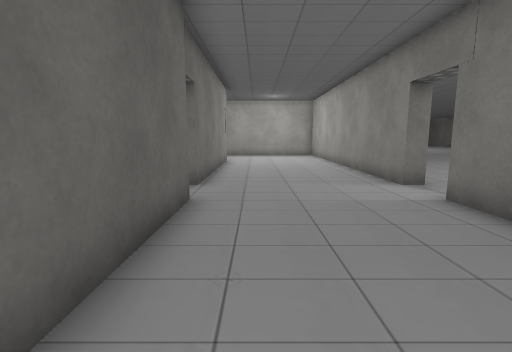
[1] (above)

20 first-person views from a walk through a Unity game level. The camera is 1.3 m above the floor, tilts 8° down and sees 85° across. The floor is counted in squares, 1 m on a side. Each view is taken from the middle of a square. On the plan, view 1 faces up. The plan holds only what a view shows up to about 13 squares ahead; the rest is blank. The place goes on beyond the plan. The player character is not drawn. Some surface patterns are stand-ins.

[2]
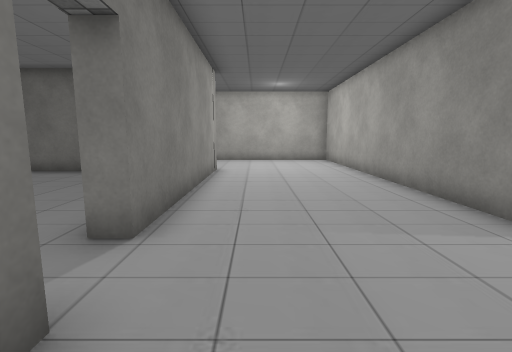

[3]
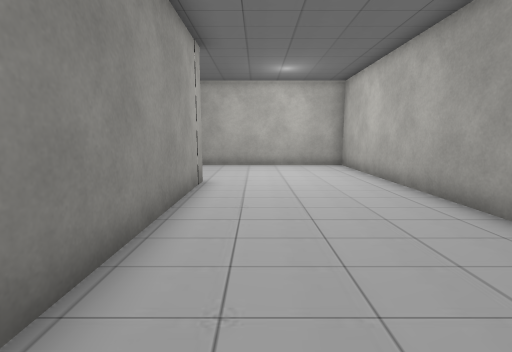

[4]
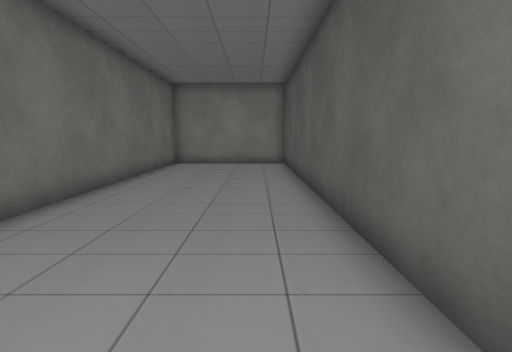

[5]
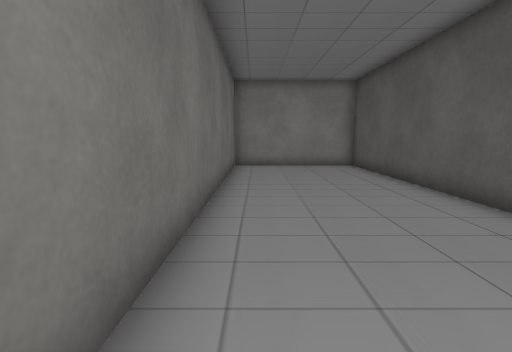

[6]
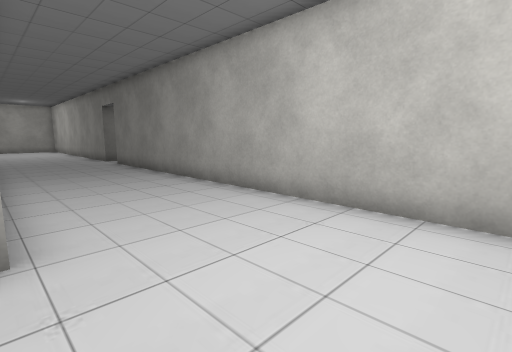

[7]
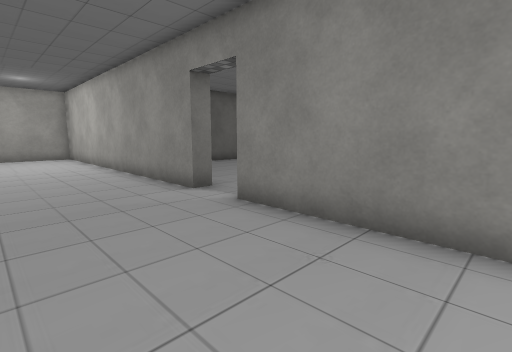

[8]
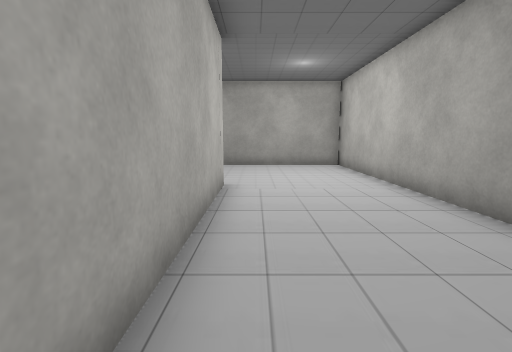

[9]
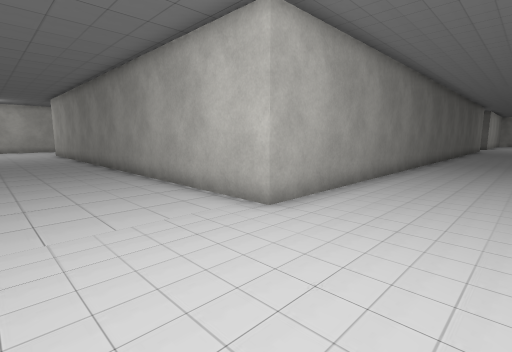

[10]
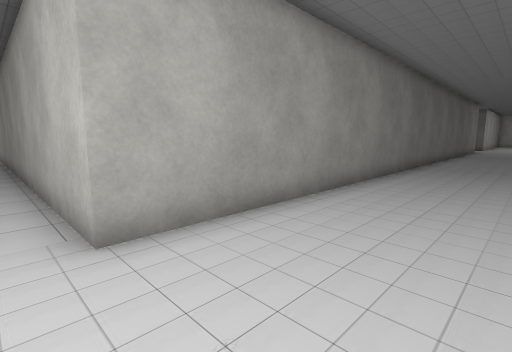

[11]
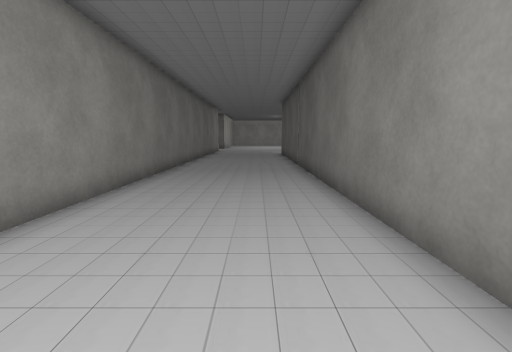

[12]
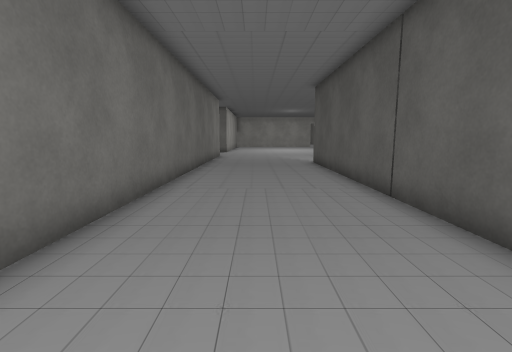

[13]
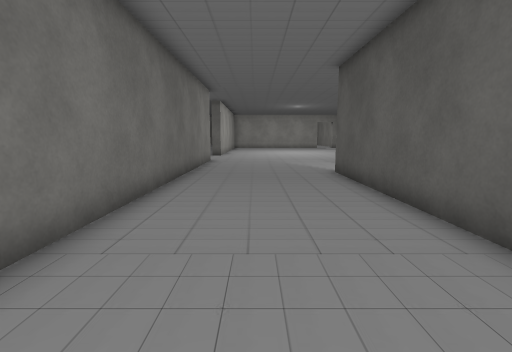

[14]
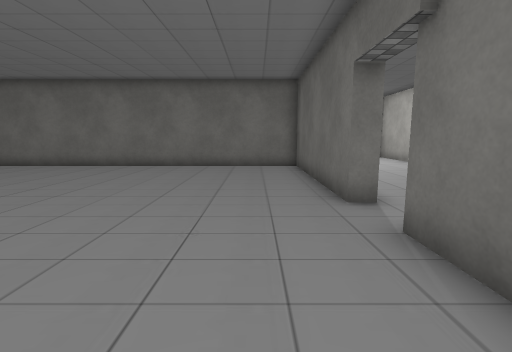

[15]
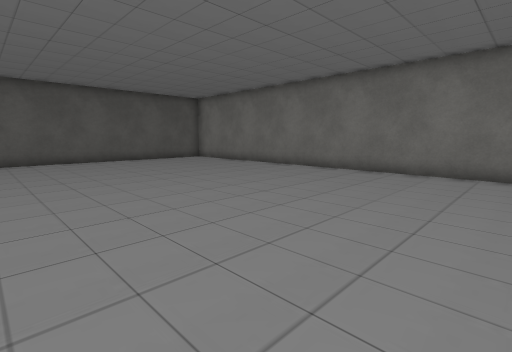

[16]
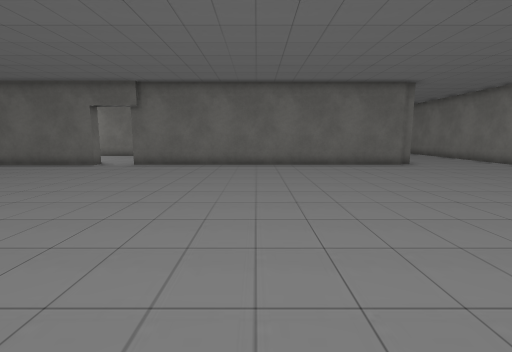

[17]
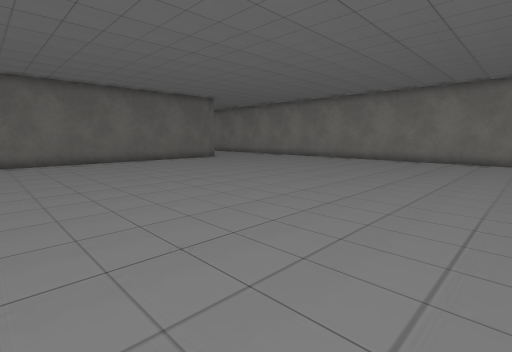

[18]
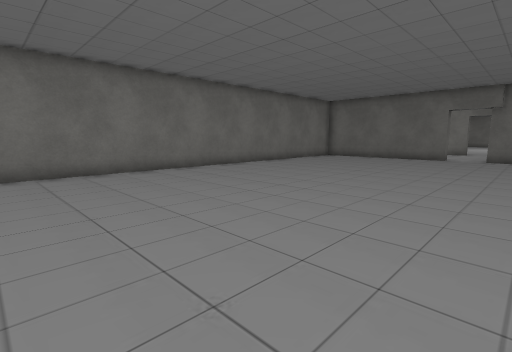

[19]
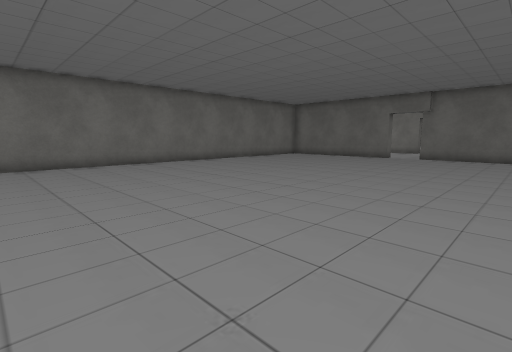

[20]
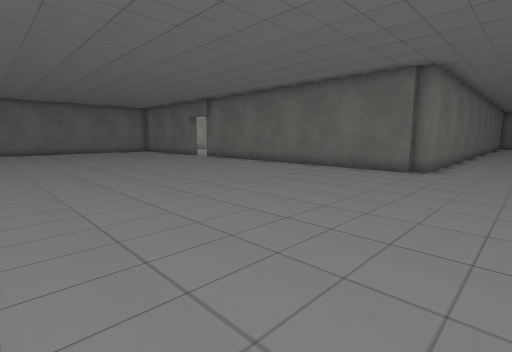

### Floor plan
Points are (right, up) in squares from view 1. A wall is a line through its corners. A room is listed if a view was taken in it or the views show most of it. See-through windows are left out.
Room 1 (views 1, 2, 3, 4, 5, 6, 7, 8, 9, 10, 11, 12, 13)
walls: (-14.1, 20.5) (-14.1, 19.8) (-26.9, 19.8) (-26.9, 14.5); (-1.6, 15.2) (-1.6, 7.5); (-26.9, 12.1) (-26.9, -7.4); (-1.4, 5.8) (-1.4, -6.7) (4, -6.7) (4, 5.8); (4, 7.5) (4, 19.8) (-12.5, 19.8); (-21.5, -10) (-21.5, 15.1) (-7.4, 15.1)
ways out: opening at (-2, 6.5) to room 2; opening at (4, 6.5)
Room 2 (views 14, 15, 16, 17, 18, 19, 20)
walls: (-1.6, 7.5) (-2.2, 7.5) (-2.2, 14.5) (-19.6, 14.5); (-2, -6.9) (-2, 5.8); (-20.9, 6.8) (-20.9, 4.6); (2.9, -7.3) (-1.7, -7.3) (-1.7, -6.8)
ways out: opening at (-2, 6.5) to room 1

Positions as (right, up) in squares from view 1, and headings:
1: (0, 0), facing up
2: (0, 4), facing up
3: (0, 7), facing up
4: (0, 7), facing down
5: (3, 6), facing down
6: (2, 15), facing up-left
7: (-8, 16), facing up-left
8: (-14, 16), facing left
9: (-25, 19), facing down-right
10: (-25, 16), facing down-right
11: (-25, 14), facing down
12: (-24, 7), facing down
13: (-24, 3), facing down
14: (-4, 2), facing up
15: (-5, 4), facing up-left
16: (-15, 0), facing right
17: (-17, 4), facing down-right
18: (-20, 4), facing up-right
19: (-20, 1), facing up-right
20: (-13, -10), facing up-right
